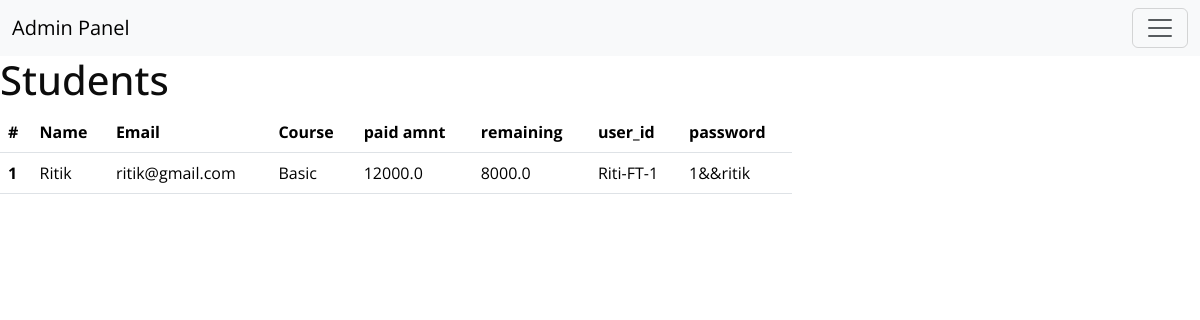
The app's page /ad/students (signed in) with its own data.
### app/models.py (models this page shows, shortened)
class Student(models.Model):
    client=models.OneToOneField(Client,on_delete=models.CASCADE)
    course_obj=models.ForeignKey(Course,on_delete=models.CASCADE)
    amount_paid=models.FloatField()
    def password(self):
        return(f"{self.client.client_id_no}&&{self.client.email[:5]}")
    def user_id(self):
        return (f"{self.client.name[:4]}-FT-{self.client.client_id_no}")
    def remaining(self):
        x=float(self.course_obj.price)
        y=float(self.amount_paid)
        return (x-y)

class Client(models.Model):
    name=models.CharField( max_length=30)
    phone=models.PositiveIntegerField(unique=True)
    client_id_no=models.IntegerField(null=True ,blank=True)
    email=models.CharField(max_length=20,unique=True)

class Course(models.Model):
    category=models.CharField(max_length=20)
    description=models.TextField()
    highlight=models.TextField()
    price=models.FloatField()
    photo=models.FileField(upload_to='images/',null=True,blank=True)

### Future/decorators.py (the view)
        def wrapper_func(request,*args,**kwargs):
            print('working',allowed_roles)
            group=None
            if request.user.groups.exists():
                group=request.user.groups.all()[0].name
            if group in allowed_roles:
                return view_func(request,*args,**kwargs)
            else:
                return HttpResponse('not authorized')

### app/views.py (called while the page is built)
@login_required(login_url='admin_login')
@allowed_users(allowed_roles=['User_adm'])
def student_manage(request):
    students=Student.objects.all()
    return render(request,'student_manage.html',{'students':students})

### templates/student_manage.html
{% extends 'admin_base.html' %}
{% block page %}
<h1>
   Students
</h1>
<div class="row justify-content-start">
<div class="col-8">
<table class="table">
    <thead>
      <tr>
        <th scope="col">#</th>
        <th scope="col">Name</th>
        <th scope="col">Email</th>
        <th scope="col">Course</th>
        <th scope="col">paid amnt</th>
        <th scope="col">remaining</th>
        <th scop="col">user_id</th>
        <th scope="col">password</th>
      </tr>
    </thead>
    <tbody>
        {% for i in students %}
      <tr>
        <th scope="row">{{forloop.counter}}</th>
        <td>{{i.client.name}}</td>
        <td>{{i.client.email}}</td>
        <td>{{i.course_obj.category}}</td>
        <td> {{i.amount_paid}} </td>
        <td> {{i.remaining}} </td>
        <td>{{i.user_id}}</td>
        <td>{{i.password}}</td>
      </tr>
      {% endfor %}
</tbody></table>
</div>
{% endblock page %}

### templates/admin_base.html (shortened to what this page needs)
{% load static %}
<!DOCTYPE html>
<html lang="en">
<head>
    <link rel="stylesheet" href="https://cdnjs.cloudflare.com/ajax/libs/font-awesome/6.4.2/css/all.min.css" />
    <link href="https://cdn.jsdelivr.net/npm/bootstrap@5.3.1/dist/css/bootstrap.min.css" rel="stylesheet">
    <link rel='stylesheet' href="{% static 'css/style.css' %}">
    <link href="{% static 'fontawesomefree/css/all.min.css' %}" rel="stylesheet" type="text/css">
</head>
<body>
  <nav class="navbar bg-body-tertiary">
    <div class="container-fluid">
      <a class="navbar-brand" href="#">Admin Panel</a>
      <button class="navbar-toggler" type="button" data-bs-toggle="offcanvas" data-bs-target="#offcanvasNavbar" aria-controls="offcanvasNavbar" aria-label="Toggle navigation">
        <span class="navbar-toggler-icon"></span>
      </button>
    </div>
  </nav>
  {% block page %}{% endblock %}
</body>
</html>

### static/css/style.css (style rules this page uses)
body { font-family: "Open Sans", sans-serif; color: #0c0c0c; background-color: #ffffff; overflow-x: hidden; }
a, a:hover, a:focus { text-decoration: none; }

### records on screen
Student: client.name "Ritik", client.email "ritik@gmail.com", course_obj.category "Basic", amount_paid "12000.0", remaining "8000.0", user_id "Riti-FT-1", password "1&&ritik"
